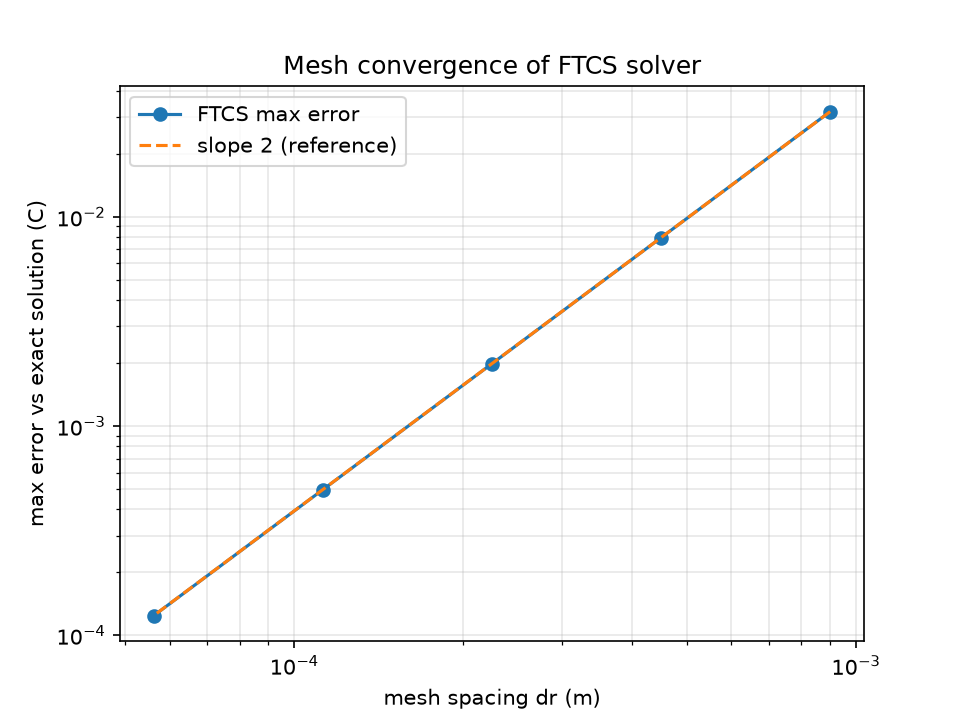

Here is the Python script that generated this plot:
import numpy as np
import matplotlib.pyplot as plt
from analytical import analytical_solution

# ---- same cooling problem as validate.py (no heat generation) ----
R = 9e-3
rho, cp, k = 2720.0, 900.0, 0.22
alpha = k / (rho * cp)
h = 20.0
T_amb = 25.0
T_init = 80.0
Bi = h * R / k

def run_ftcs(n_nodes):
    """Run FTCS for 600 s on a mesh with n_nodes points. Return dr and the max error vs exact."""
    r = np.linspace(0, R, n_nodes)
    dr = r[1] - r[0]
    dt = 0.9 * 0.25 * dr**2 / alpha          # stable time step for this mesh
    n_steps = int(np.ceil(600.0 / dt))
    T = np.full(n_nodes, T_init)
    for n in range(n_steps):
        T_new = np.empty(n_nodes)
        T_new[0] = T[0] + dt * 4 * alpha * (T[1] - T[0]) / dr**2
        d2 = (T[2:] - 2*T[1:-1] + T[:-2]) / dr**2
        d1 = (T[2:] - T[:-2]) / (2*dr)
        T_new[1:-1] = T[1:-1] + dt * alpha * (d2 + d1 / r[1:-1])
        ghost = T[-2] - (2*dr*h/k) * (T[-1] - T_amb)
        d2 = (ghost - 2*T[-1] + T[-2]) / dr**2
        d1 = (ghost - T[-2]) / (2*dr)
        T_new[-1] = T[-1] + dt * alpha * (d2 + d1 / r[-1])
        T = T_new
    t_final = n_steps * dt
    exact = np.array([analytical_solution(x, t_final, R, alpha, Bi, T_init, T_amb) for x in r])
    return dr, np.max(np.abs(T - exact))

mesh_sizes = [11, 21, 41, 81, 161]
drs, errs = [], []
for n in mesh_sizes:
    dr, err = run_ftcs(n)
    drs.append(dr)
    errs.append(err)
    print(f"nodes = {n:4d}   dr = {dr*1000:.4f} mm   max error = {err:.6f} C")

slope = np.polyfit(np.log(drs), np.log(errs), 1)[0]
print(f"Measured order of convergence (slope on log-log plot): {slope:.2f}")

plt.loglog(drs, errs, "o-", label="FTCS max error")
plt.loglog(drs, [errs[0] * (d / drs[0])**2 for d in drs], "--", label="slope 2 (reference)")
plt.xlabel("mesh spacing dr (m)")
plt.ylabel("max error vs exact solution (C)")
plt.title("Mesh convergence of FTCS solver")
plt.legend()
plt.grid(True, which="both", alpha=0.3)
plt.savefig("convergence.png", dpi=150)
plt.show()
